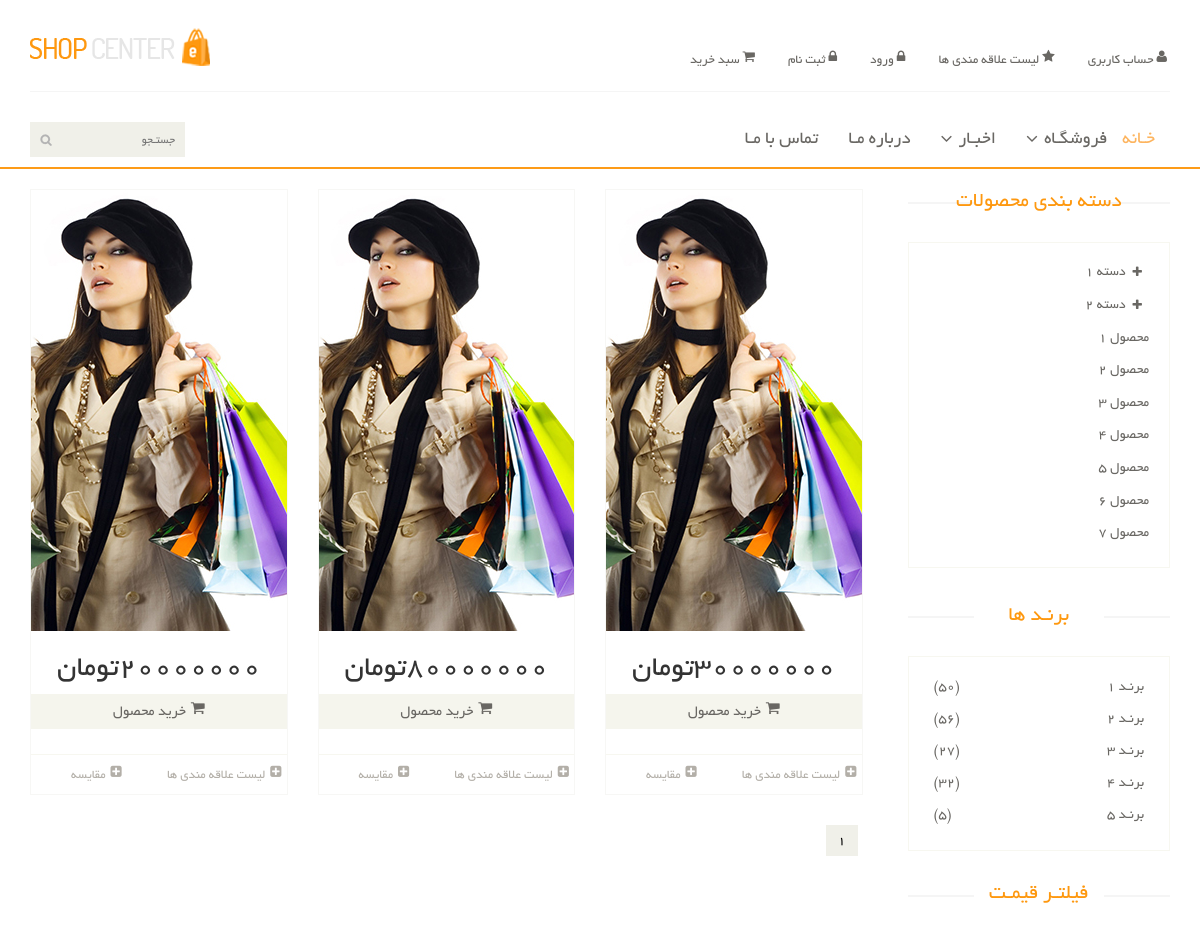
Before: /products/products-class/ (upper part) with the older database file.
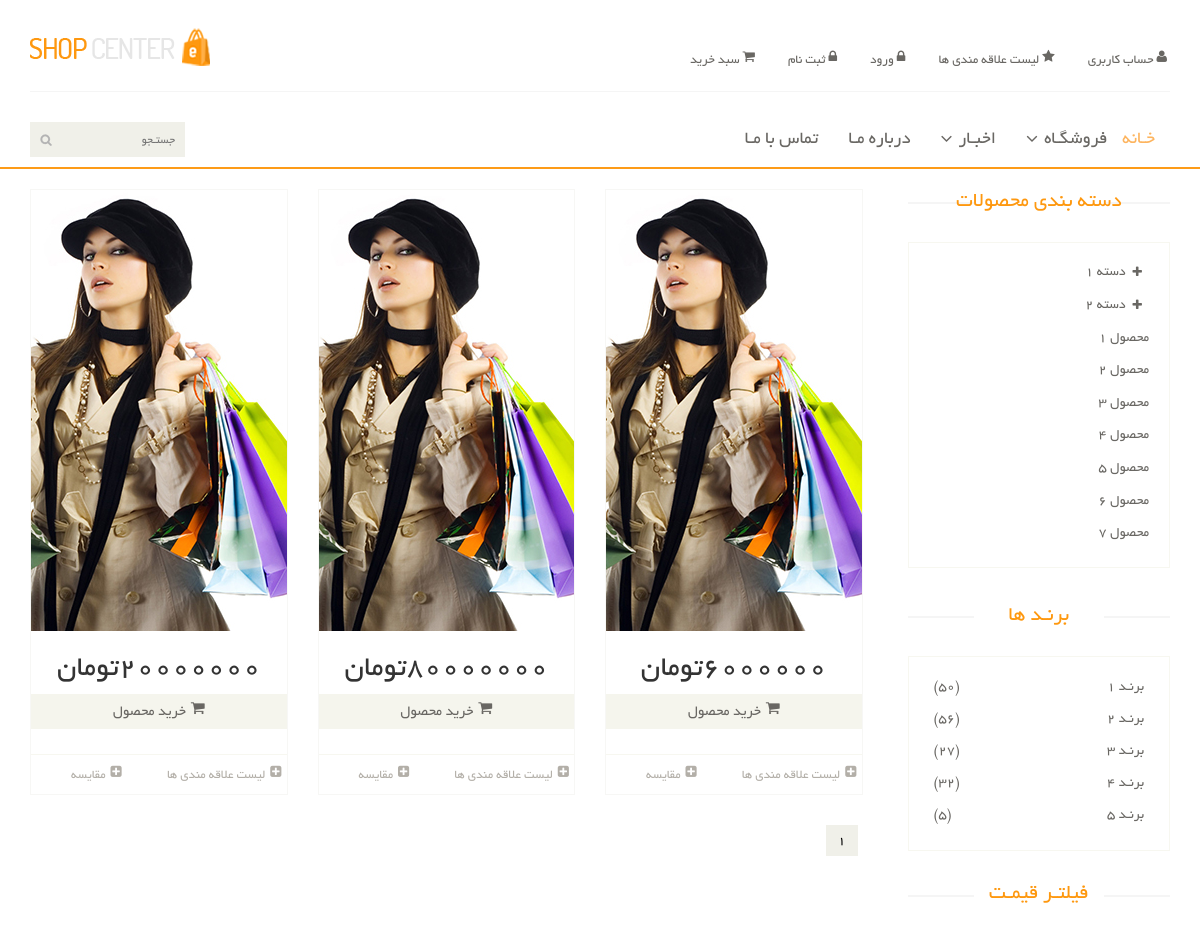
After: the same page with the newer database file.
### Eshop_product/models.py (models this page shows, shortened)
class Product(models.Model):
    title = models.CharField(max_length=150, verbose_name='عنوان')
    description = models.TextField(verbose_name='توضیحات')
    price = models.IntegerField(verbose_name='قیمت')
    image = models.ImageField(upload_to=upload_image_path, null=True, blank=True, verbose_name='تصویر')
    active = models.BooleanField(default=False, verbose_name='فعال / غیرفعال')
    objects = ProductsManager()
    class Meta:
        verbose_name = 'محصول'
        verbose_name_plural = 'محصولات'

### Eshop_product/views.py (the view)
# urls.py: path('products-class/', ProductsList.as_view(), name='products-class'),
class ProductsList(ListView):
    model = Product
    context_object_name = "products"
    template_name = "product/product_list.html"
    paginate_by = 3
    def get_queryset(self):
         return Product.objects.all()

### Eshop_product/templates/product/product_list.html (shortened to what the changed rows need)
{% extends 'shared/_mainLayout.html' %}
{% load static%}
{% block Content %}
    <section>
		<div class="container">
			<div class="row">
				<div class="col-sm-9 padding-right">
					<div class="features_items">
                        {% for product in products %}
                            <div class="col-sm-4 pull-right" >
							<div class="product-image-wrapper">
								<div class="single-products">
									<div class="Productinfo text-center">
										<img src="{% static 'images/home/girl2.jpg' %}" alt="">
										<h2>{{ product.price}}تومان </h2>
										<a href="" class="btn btn-default add-to-cart"><i class="fa fa-shopping-cart"></i>خرید محصول</a>
									</div>
									<div class="product-overlay">
										<div class="overlay-content">
										</div>
									</div>
								</div>
								<div class="choose">
									<ul class="nav nav-pills nav-justified">
										<li><a href=""><i class="fa fa-plus-square"></i>لیست علاقه مندی ها</a></li>
										<li><a href=""><i class="fa fa-plus-square"></i>مقایسه</a></li>
									</ul>
								</div>
							</div>
						</div>
                        {% endfor %}
                            </div>
                            </div>
				<div class="col-sm-3">
					<div class="left-sidebar">
						<h2>دسته بندی محصولات</h2>
						<div class="brands_products">
							<h2>برنـد ها</h2>
						</div>
						<div class="price-range">
							<h2>فیلتـر قیمـت</h2>
						</div>
					</div>
				</div>
			</div>
		</div>
	</section>
{% endblock %}

Changed rows visible on the page:
changed Product (number 1 of 3 on the later page): price "30000000" → "6000000"
